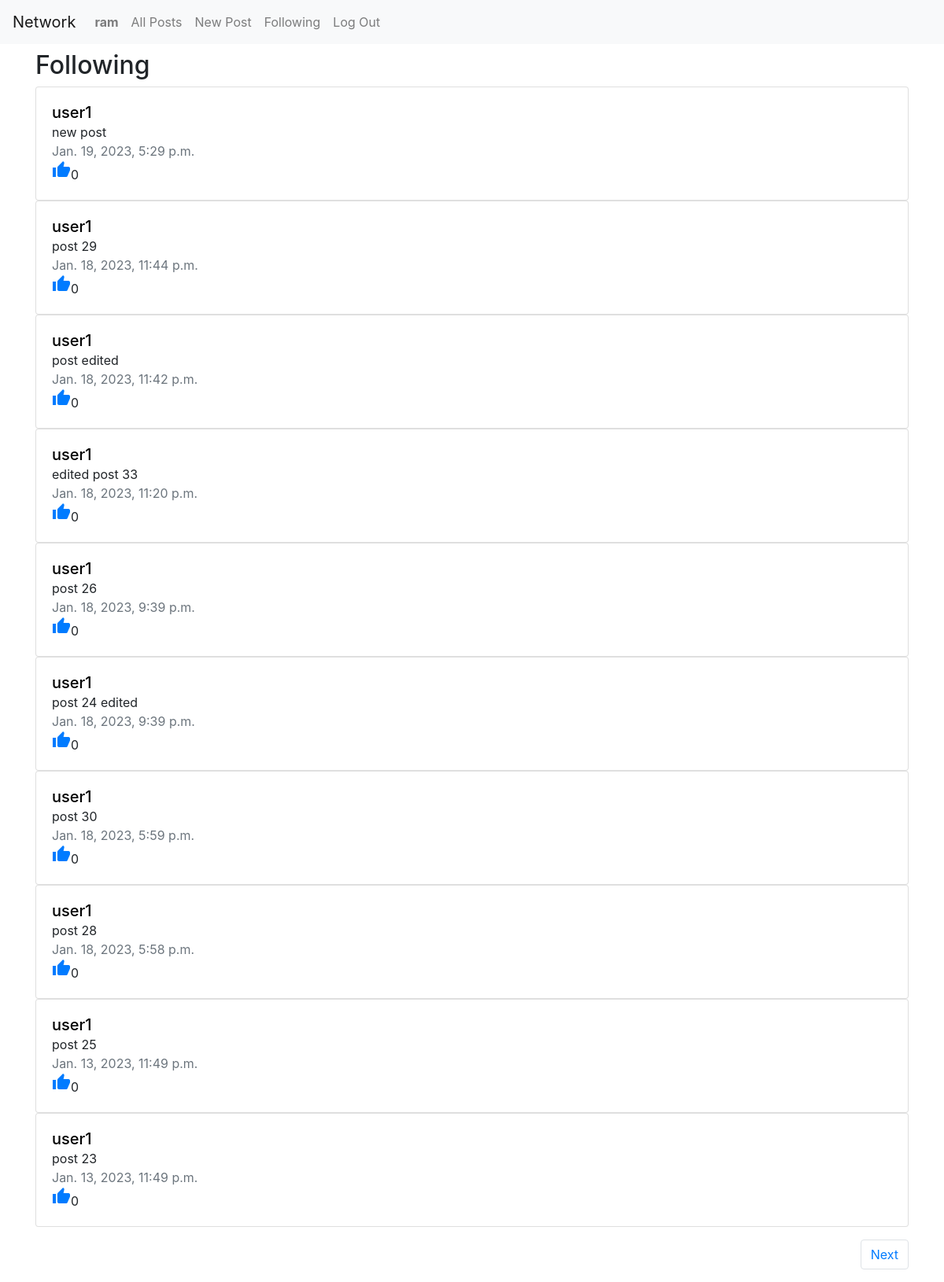
The page /following (signed in) on the database its author committed.
### network/models.py (models this page shows, shortened)
class User(AbstractUser):
    pass

class Post(models.Model):
    post = models.TextField(blank=True)
    poster = models.ForeignKey(User, on_delete=models.CASCADE, related_name='posts')
    timestamp = models.DateTimeField(auto_now=True)
    likes = models.ManyToManyField(User, blank=True, related_name='liked_posts')

### network/views.py (the view)
# urls.py: path('following', views.following, name='following'),
@login_required
def following(request):
    all_posts = []
    following_objs = request.user.follower.all()
    for u in following_objs:
        posts = Post.objects.filter(poster=u.followed)
        all_posts.extend(posts)
    sorted_posts = sorted(all_posts, key=lambda x: x.timestamp, reverse=True)
    paginator = Paginator(sorted_posts, 10)
    page = request.GET.get('page')
    sorted_posts = paginator.get_page(page)
    return render(request, 'network/following.html', {
        'posts': sorted_posts
    })

### network/templates/network/following.html (shortened to what this page needs)
{% extends "network/layout.html" %}
{% block body %}
    <div class="container">
        <h2 class="mt-2">Following</h2>
        {% for post in posts %}
            <div class="card">
                <div class="card-body">
                    <a class="a-username" href="{% url 'profile' username=post.poster %}"><h5 class="card-title d-inline">{{ post.poster }}</h5></a>
                    <p class="card-text m-0">{{ post.post }}</p>
                    <p class="card-text text-muted m-0">{{ post.timestamp }}</p>
                    <span class="material-icons text-primary btn-likes" type="button">thumb_up</span>0
                </div>
            </div>
        {% endfor %}
        <nav aria-label="Page navigation example" class="my-2 py-2">
            <ul class="pagination float-right">
                {% if posts.has_next %}
                    <li class="page-item"><a class="page-link" href="?page={{ posts.next_page_number }}">Next</a></li>
                {% endif %}
            </ul>
        </nav>
    </div>
{% endblock %}

### network/templates/network/layout.html (shortened to what this page needs)
{% load static %}
<!DOCTYPE html>
<html lang="en">
    <head>
        <link rel="stylesheet" href="https://stackpath.bootstrapcdn.com/bootstrap/4.4.1/css/bootstrap.min.css">
        <link href="{% static 'network/styles.css' %}" rel="stylesheet">
    </head>
    <body>
        <nav class="navbar navbar-expand-lg navbar-light bg-light">
            <a class="navbar-brand" href="{% url 'index' %}">Network</a>
            <div>
                <ul class="navbar-nav mr-auto">
                {% if user.is_authenticated %}
                    <li class="nav-item">
                        <a class="nav-link" href="{% url 'profile' username=user.username %}"><strong>{{ user.username }}</strong></a>
                    </li>
                {% endif %}
                <li class="nav-item">
                    <a class="nav-link" href="{% url 'index' %}">All Posts</a>
                </li>
                {% if user.is_authenticated %}
                    <li class="nav-item">
                        <a class="nav-link" href="{% url 'new_post' %}">New Post</a>
                    </li>
                    <li class="nav-item">
                        <a class="nav-link" href="{% url 'following' %}">Following</a>
                    </li>
                    <li class="nav-item">
                        <a class="nav-link" href="{% url 'logout' %}">Log Out</a>
                    </li>
                {% endif %}
                </ul>
            </div>
        </nav>
        <div class="body">
            {% block body %}
            {% endblock %}
        </div>
    </body>
</html>

### network/static/network/styles.css (style rules this page uses)
.a-username { color: black; }

### rows shown on the page
User: username "ram"
Post: poster "user1", post "new post", timestamp "Jan. 19, 2023, 5:29 p.m."
Post: poster "user1", post "post 29", timestamp "Jan. 18, 2023, 11:44 p.m."
Post: poster "user1", post "post edited", timestamp "Jan. 18, 2023, 11:42 p.m."
Post: poster "user1", post "edited post 33", timestamp "Jan. 18, 2023, 11:20 p.m."
Post: poster "user1", post "post 26", timestamp "Jan. 18, 2023, 9:39 p.m."
Post: poster "user1", post "post 24 edited", timestamp "Jan. 18, 2023, 9:39 p.m."
Post: poster "user1", post "post 30", timestamp "Jan. 18, 2023, 5:59 p.m."
Post: poster "user1", post "post 28", timestamp "Jan. 18, 2023, 5:58 p.m."
Post: poster "user1", post "post 25", timestamp "Jan. 13, 2023, 11:49 p.m."
Post: poster "user1", post "post 23", timestamp "Jan. 13, 2023, 11:49 p.m."
